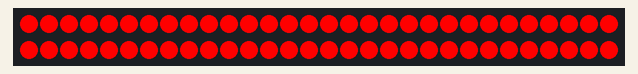
This sketch was run on a simulated Arduino Uno, built with avr-gcc and run on an emulated ATmega328P. Shown: 60 RGB LEDs in strip order, left to right, continuing on the next row. Dim RGB values are drawn brighter than linear.

Above: at 2.05 s.
At 5.94 s:
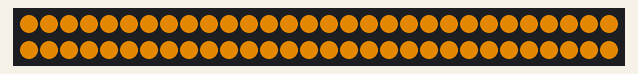
At 9.94 s:
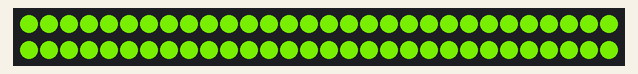
At 15.37 s:
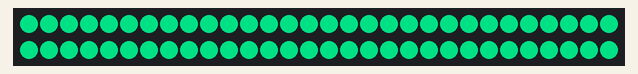
At 20.91 s:
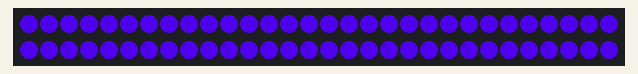
At 39.87 s:
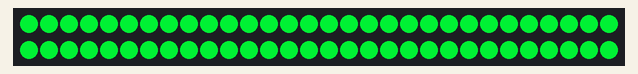

The sketch:

color_cycler_2strips.ino
```cpp
#include "FastLED.h"

///////////////////////////////////////////////////////////////////////////////////////////

#define NUM_LEDS    60
#define DATA_PIN    3
#define COLOR_ORDER GRB
#define CHIPSET     NEOPIXEL

CRGB leds[NUM_LEDS];

void setup() {
  // sanity check delay - allows reprogramming if accidently blowing power w/leds
  delay(2000);
  FastLED.addLeds<CHIPSET, DATA_PIN, COLOR_ORDER>(leds, NUM_LEDS);
  LEDS.setBrightness(255);
}
void loop() {
  static uint8_t hue = 0;
  FastLED.showColor(CHSV(hue++, 255, 255));
  delay(100);
}
```
